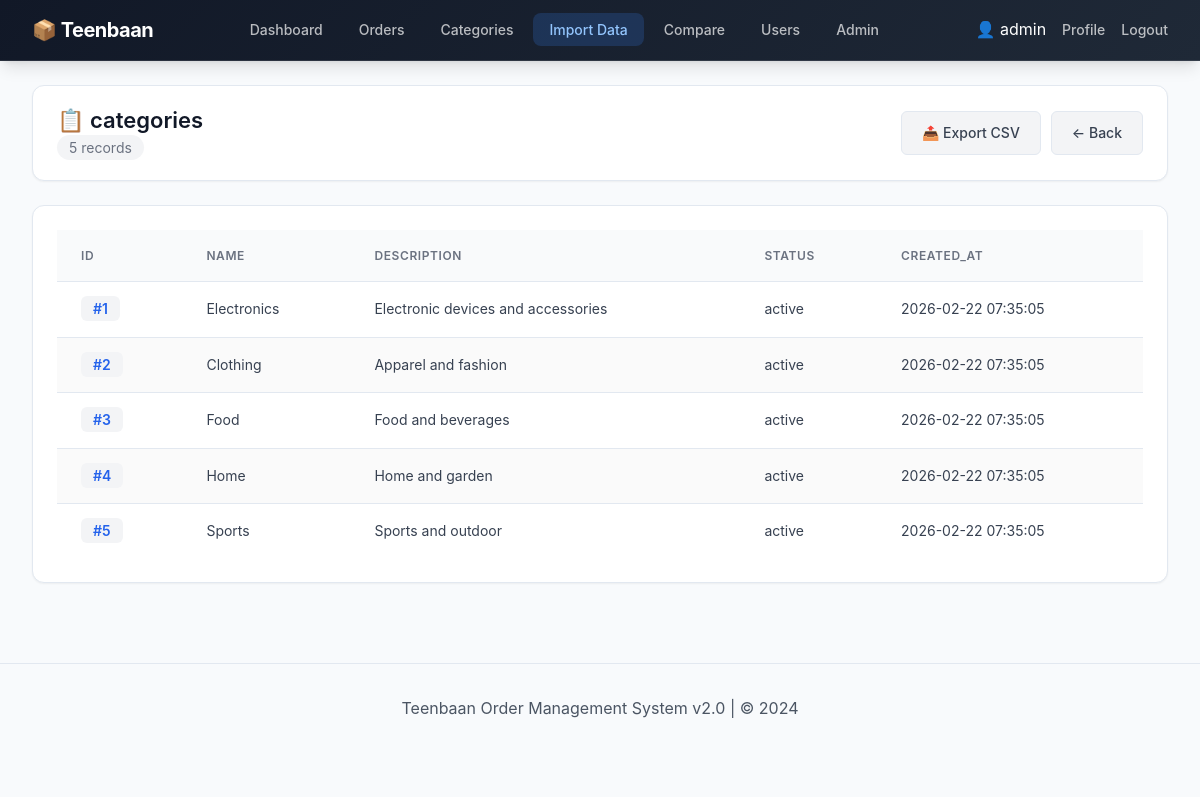
The app's page /table/categories (signed in) with its own data.
### tables this page shows
CREATE TABLE categories (
                id INTEGER PRIMARY KEY AUTOINCREMENT,
                name TEXT UNIQUE NOT NULL,
                description TEXT,
                status TEXT DEFAULT 'active',
                created_at TIMESTAMP DEFAULT CURRENT_TIMESTAMP
            );

### app.py (the view)
@app.route('/table/<table_name>')
@admin_required
def view_table(table_name):
    try:
        with sqlite3.connect(DATABASE) as conn:
            c = conn.cursor()
            c.execute(f"PRAGMA table_info({table_name})")
            columns = c.fetchall()
            c.execute(f"SELECT * FROM {table_name} LIMIT 100")
            rows = c.fetchall()
            c.execute(f"SELECT COUNT(*) FROM {table_name}")
            total_count = c.fetchone()[0]
        return render_template("view_table.html",
                              table_name=table_name,
                              columns=columns,
                              rows=rows,
                              total_count=total_count)
    except Exception as e:
        flash(f'Error viewing table: {str(e)}', 'error')
        return redirect(url_for('import_data'))

### app.py (called while the page is built)
@app.teardown_appcontext
def close_connection(exception):
    db = getattr(g, '_database', None)
    if db is not None:
        db.close()
        g._database = None

def admin_required(f):
    @wraps(f)
    def decorated_function(*args, **kwargs):
        if 'user_id' not in session:
            flash('Please log in to access this page.', 'error')
            return redirect(url_for('login'))
        if session.get('role') != 'admin':
            flash('Admin access required.', 'error')
            return redirect(url_for('dashboard'))
        return f(*args, **kwargs)
    return decorated_function

### templates/view_table.html (shortened to what this page needs)
{% extends "base.html" %}
{% block content %}
<div class="page-header">
    <div class="header-left">
        <h1>📋 {{ table_name }}</h1>
        <span class="record-count">{{ total_count }} records</span>
    </div>
    <div class="header-actions">
        <a href="{{ url_for('export_table_csv', table_name=table_name) }}" class="btn btn-secondary">📤 Export CSV</a>
        <a href="{{ url_for('import_data') }}" class="btn btn-secondary">← Back</a>
    </div>
</div>
<div class="card">
    <div class="card-body">
        {% if rows %}
        <div class="table-wrapper" style="overflow-x: auto;">
            <table>
                <thead>
                    <tr>
                        <th>ID</th>
                        {% for col in columns %}
                        {% if col[1] != 'id' %}
                        <th>{{ col[1] }}</th>
                        {% endif %}
                        {% endfor %}
                    </tr>
                </thead>
                <tbody>
                    {% for row in rows %}
                    <tr>
                        <td><span class="id-badge">#{{ row[0] }}</span></td>
                        {% for i in range(1, row|length) %}
                        <td>{{ row[i] }}</td>
                        {% endfor %}
                    </tr>
                    {% endfor %}
                </tbody>
            </table>
        </div>
        {% else %}
        <div class="empty-state">
            <div class="empty-icon">📭</div>
            <h3>No Data</h3>
            <p>This table is empty.</p>
        </div>
        {% endif %}
    </div>
</div>
{% endblock %}

### static/css/main.css (style rules this page uses)
:root { --primary: #2563eb; --primary-dark: #1d4ed8; --primary-light: #3b82f6; --gray-50: #f9fafb; --gray-100: #f3f4f6; --gray-200: #e5e7eb; --gray-300: #d1d5db; --gray-400: #9ca3af; --gray-500: #6b7280; --gray-600: #4b5563; --gray-700: #374151; --gray-800: #1f2937; --gray-900: #111827; --success: #059669; --success-light: #d1fae5; --warning: #d97706; --warning-light: #fef3c7; --danger: #dc2626; --danger-light: #fee2e2; --info: #0891b2; --info-light: #cffafe; --bg-primary: #f8fafc; --bg-secondary: #ffffff; --border-color: #e2e8f0; --shadow-sm: 0 1px 2px 0 rgb(0 0 0 / 0.05); --shadow: 0 1px 3px 0 rgb(0 0 0 / 0.1), 0 1px 2px -1px rgb(0 0 0 / 0.1); --shadow-md: 0 4px 6px -1px rgb(0 0 0 / 0.1), 0 2px 4px -2px rgb(0 0 0 / 0.1); --shadow-lg: 0 10px 15px -3px rgb(0 0 0 / 0.1), 0 4px 6px -4px rgb(0 0 0 / 0.1); --radius: 6px; --radius-md: 8px; --radius-lg: 12px; --radius-full: 9999px; --font-sans: 'Inter', -apple-system, BlinkMacSystemFont, 'Segoe UI', Roboto, sans-serif; --transition: 200ms ease; --container-max-width: 1400px; }
*, *::before, *::after { margin: 0; padding: 0; box-sizing: border-box; }
html { font-size: 16px; scroll-behavior: smooth; }
body { font-family: var(--font-sans); background: var(--bg-primary); color: var(--gray-800); line-height: 1.6; min-height: 100vh; }
a { color: var(--primary); text-decoration: none; transition: color var(--transition); }
h1, h2, h3, h4, h5, h6 { font-weight: 600; line-height: 1.3; color: var(--gray-900); }
h1 { font-size: 2rem; }
.page-header { display: flex; justify-content: space-between; align-items: center; margin-bottom: 1.5rem; padding: 1.25rem 1.5rem; background: var(--bg-secondary); border-radius: var(--radius-lg); box-shadow: var(--shadow-sm); border: 1px solid var(--border-color); flex-wrap: wrap; gap: 1rem; }
.page-header h1 { font-size: 1.375rem; font-weight: 600; color: var(--gray-900); }
.header-actions { display: flex; gap: 0.625rem; flex-wrap: wrap; }

### static/css/cards.css (style rules this page uses)
.card { background: var(--bg-secondary); border-radius: var(--radius-lg); box-shadow: var(--shadow-sm); margin-bottom: 1.5rem; border: 1px solid var(--border-color); overflow: hidden; }
.card-body { padding: 1.5rem; }

### static/css/buttons.css (style rules this page uses)
.btn { display: inline-flex; align-items: center; justify-content: center; gap: 0.5rem; padding: 0.625rem 1.25rem; border-radius: var(--radius); font-weight: 500; font-size: 0.875rem; text-decoration: none; cursor: pointer; border: none; transition: var(--transition); white-space: nowrap; }
.btn-secondary { background: var(--gray-100); color: var(--gray-700); border: 1px solid var(--border-color); }

### static/css/tables.css (style rules this page uses)
.table-wrapper { overflow-x: auto; }
table { width: 100%; border-collapse: collapse; }
thead { background: var(--gray-50); }
th { padding: 1rem 1.5rem; text-align: left; font-weight: 600; font-size: 0.75rem; text-transform: uppercase; letter-spacing: 0.05em; color: var(--gray-500); white-space: nowrap; border-bottom: 1px solid var(--border-color); }
td { padding: 1rem 1.5rem; border-bottom: 1px solid var(--border-color); font-size: 0.875rem; color: var(--gray-700); }
tbody tr { transition: var(--transition); }
tbody tr:last-child td { border-bottom: none; }
tbody tr:nth-child(even) { background: rgba(0, 0, 0, 0.02); }
.id-badge { background: var(--gray-100); padding: 0.25rem 0.75rem; border-radius: var(--radius); font-weight: 600; font-size: 0.875rem; color: var(--primary); }
.record-count { font-size: 0.875rem; color: var(--gray-500); background: var(--gray-100); padding: 0.25rem 0.75rem; border-radius: var(--radius-full); }

### records on screen
categories: id "1", name "Electronics" "Electronic devices and accessories" "active" "2026-02-22 07:35:05"
categories: id "2", name "Clothing" "Apparel and fashion" "active" "2026-02-22 07:35:05"
categories: id "3", name "Food" "Food and beverages" "active" "2026-02-22 07:35:05"
categories: id "4", name "Home" "Home and garden" "active" "2026-02-22 07:35:05"
categories: id "5", name "Sports" "Sports and outdoor" "active" "2026-02-22 07:35:05"

### other values on screen
{{ session['username'] }} "admin"
{{ table_name }} "categories"
{{ total_count }} "5"
{{ col[1] }} "NAME" "DESCRIPTION" "STATUS" "CREATED_AT"
